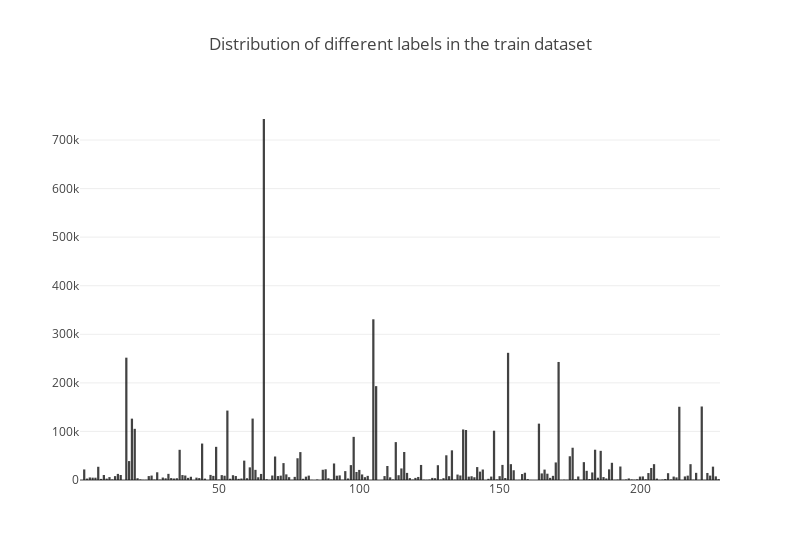

Notebook source saved alongside this figure:
### Code cell
train_labels = Counter(train_annotations)

xvalues = list(train_labels.keys())
yvalues = list(train_labels.values())

trace1 = go.Bar(x=xvalues, y=yvalues, opacity=0.8, name="year count", marker=dict(color='rgba(20, 20, 20, 1)'))
layout = dict(width=800, title='Distribution of different labels in the train dataset', legend=dict(orientation="h"));

fig = go.Figure(data=[trace1], layout=layout);
iplot(fig);

### Figure 1 — Plotly figure (JSON) as saved in the notebook; plotly's stock layout.template omitted (floating-point values rounded to 4 significant figures; data arrays with more than 128 entries replaced by an {"elided": "..."} marker saying what was removed)
{"data": [{"marker": {"color": "rgba(20, 20, 20, 1)"}, "name": "year count", "opacity": 0.8, "type": "bar", "x": {"elided": "228 str values"}, "y": {"elided": "228 int values"}}], "layout": {"legend": {"orientation": "h"}, "title": "Distribution of different labels in the train dataset", "width": 800}}
